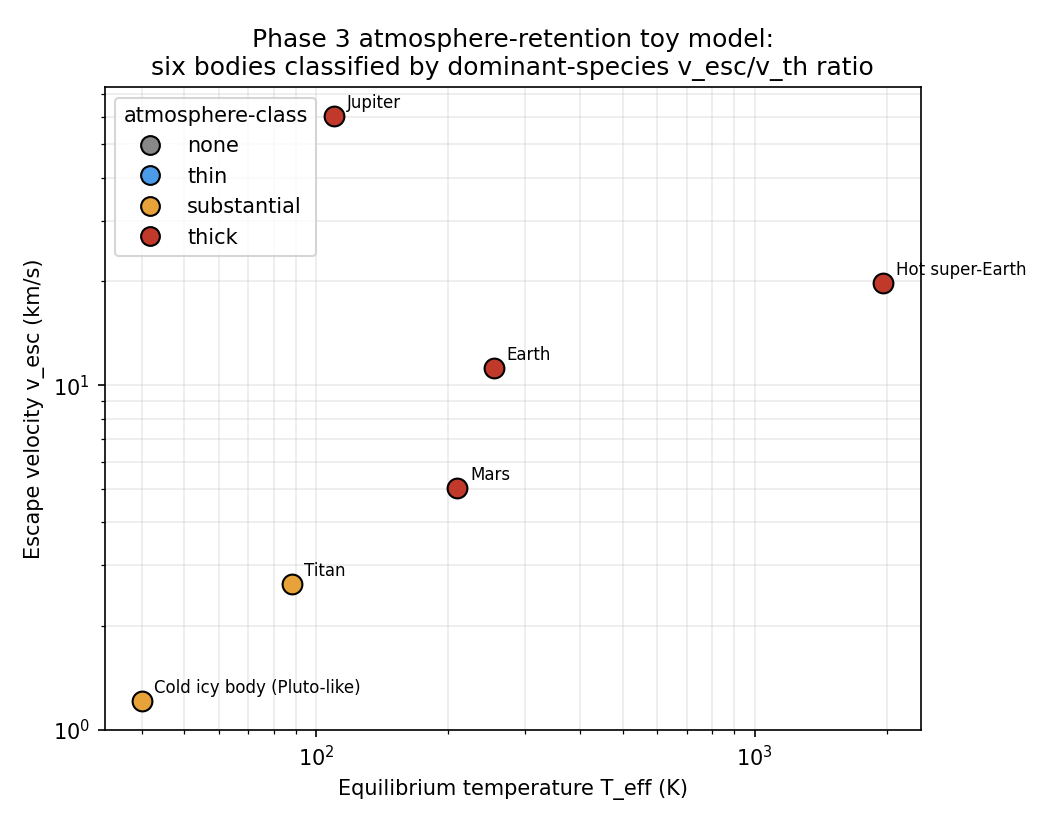

Python code for this plot:
"""Toy model / sanity check for the Phase 3 atmosphere-retention classifier.

Computes, for six representative bodies, the escape velocity v_esc, the
per-species Jeans escape parameter lambda = G*M*m/(k_B*T*R), and the
ratio v_esc/v_th(rms) = sqrt(lambda) used by the recommended classifier
(docs/research/atmosphere/planetary-atmosphere-retention-classifier.md).

Run: python3 atmosphere_retention_toy.py
Produces: atmosphere_retention_toy.png (v_esc vs T_eff bucket diagram)
"""
import math
import matplotlib
matplotlib.use("Agg")
import matplotlib.pyplot as plt

G = 6.674e-11
kB = 1.381e-23
amu = 1.6605e-27
sigma = 5.670e-8
Lsun = 3.828e26
AU = 1.496e11

SPECIES = {
    "H2": 2.016 * amu,
    "He": 4.0026 * amu,
    "H2O": 18.015 * amu,
    "N2": 28.014 * amu,
    "CO2": 44.01 * amu,
}

# H/He gated at ratio > 6 (lambda > 36); H2O/CO2/N2 at ratio > 3 (lambda > 9).
# See docs/research/atmosphere/planetary-atmosphere-retention-classifier.md
# section 3 for the physical justification of the asymmetric threshold.
SPECIES_THRESHOLD = {"H2": 6.0, "He": 6.0, "H2O": 3.0, "N2": 3.0, "CO2": 3.0}

H2HE_MU = 1 / (0.75 / 2.016 + 0.25 / 4.0026) * amu  # solar-mix mean molecular mass

# (material-class, thermal-band) — Phase 1 outputs this is downstream of.
BODIES = {
    "Earth": dict(M=5.972e24, R=6.371e6, T=255.0,
                  material="rocky", band="temperate"),
    "Mars": dict(M=6.417e23, R=3.3895e6, T=210.0,
                 material="rocky", band="cold"),
    "Titan": dict(M=1.3452e23, R=2.575e6, T=88.0,
                  material="icy", band="frozen"),
    "Jupiter": dict(M=1.898e27, R=6.9911e7, T=110.0,
                    material="gaseous", band="frozen"),
    "Hot super-Earth": dict(M=5 * 5.972e24, R=1.6 * 6.371e6, a=0.02 * AU, L=Lsun,
                             material="rocky", band="hot"),
    "Cold icy body (Pluto-like)": dict(M=1.303e22, R=1.188e6, T=40.0,
                                        material="icy", band="frozen"),
}


def teq(L, a, albedo=0.0):
    return ((L * (1 - albedo)) / (16 * math.pi * sigma * a ** 2)) ** 0.25


def v_esc(M, R):
    return math.sqrt(2 * G * M / R)


def species_ratio(M, R, T, m):
    """v_esc / v_th(rms); this equals sqrt(Jeans lambda)."""
    v_th_rms = math.sqrt(3 * kB * T / m)
    return v_esc(M, R) / v_th_rms


def candidate_species(material, band):
    """Which volatiles are chemically plausible atmospheric constituents,
    from material-class (what the body is made of) and thermal-band
    (whether H2O is condensed out as ice below ~250K). See section 3."""
    if material == "gaseous":
        return {"H2", "He"}
    base = {"N2", "CO2"}
    if band in ("temperate", "warm", "hot"):
        base.add("H2O")
    return base


def representative_mu(material, band):
    """Single dominant-species mean molecular mass for the overall
    atmosphere-class bucket, per parent-spec section 4 ('mu is the mean
    molecular mass of the dominant atmospheric species')."""
    if material == "gaseous":
        return H2HE_MU
    if band == "hot":
        return SPECIES["CO2"]
    return SPECIES["N2"]


def overall_bucket(ratio):
    if ratio < 3:
        return "none"
    if ratio < 6:
        return "thin"
    if ratio < 10:
        return "substantial"
    return "thick"


rows = []
for name, b in BODIES.items():
    T = b.get("T") or teq(b["L"], b["a"])
    M, R = b["M"], b["R"]
    material, band = b["material"], b["band"]
    ve = v_esc(M, R)
    candidates = candidate_species(material, band)
    retained = {sp for sp in candidates
                if species_ratio(M, R, T, SPECIES[sp]) > SPECIES_THRESHOLD[sp]}
    mu = representative_mu(material, band)
    ratio_overall = species_ratio(M, R, T, mu)
    bucket = overall_bucket(ratio_overall)
    rows.append((name, M, R, T, ve, retained, ratio_overall, bucket))
    ret_str = ",".join(sorted(retained)) if retained else "{}"
    print(f"{name:28s} [{material:8s}/{band:9s}] T={T:7.1f}K v_esc={ve/1000:7.2f}km/s "
          f"retained={ret_str:20} ratio={ratio_overall:6.2f} -> {bucket}")

fig, ax = plt.subplots(figsize=(7, 5.5))
colors = {"none": "#888888", "thin": "#4c9be8", "substantial": "#e8a23a", "thick": "#c0392b"}
for name, M, R, T, ve, ret, ratio, bucket in rows:
    ax.scatter(T, ve / 1000, s=90, color=colors[bucket], edgecolor="k", zorder=3)
    ax.annotate(name, (T, ve / 1000), textcoords="offset points", xytext=(6, 4), fontsize=8)

ax.set_xscale("log")
ax.set_yscale("log")
ax.set_xlabel("Equilibrium temperature T_eff (K)")
ax.set_ylabel("Escape velocity v_esc (km/s)")
ax.set_title("Phase 3 atmosphere-retention toy model:\nsix bodies classified by dominant-species v_esc/v_th ratio")
handles = [plt.Line2D([0], [0], marker="o", color="w", markerfacecolor=c, markeredgecolor="k",
                       label=k, markersize=9) for k, c in colors.items()]
ax.legend(handles=handles, title="atmosphere-class", loc="upper left")
ax.grid(True, which="both", alpha=0.25)
fig.tight_layout()
fig.savefig("atmosphere_retention_toy.png", dpi=150)
print("\nWrote atmosphere_retention_toy.png")
